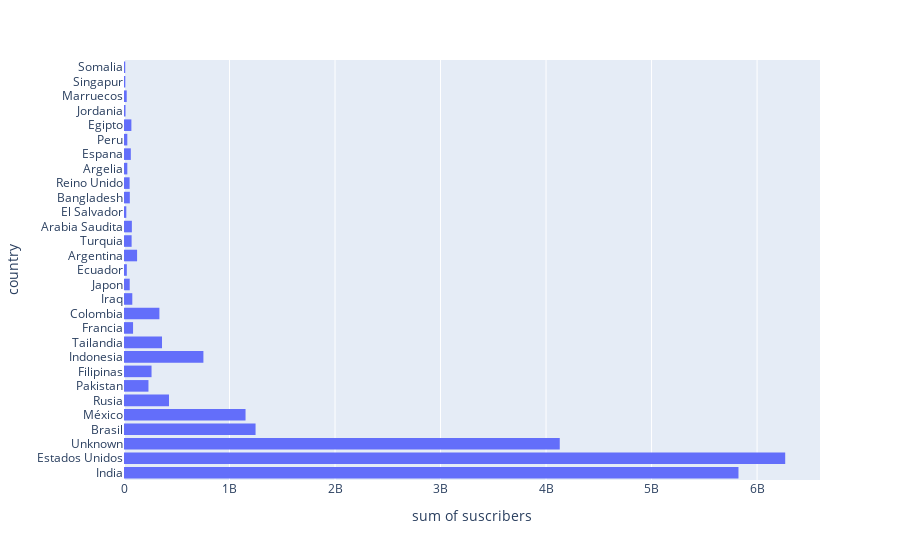

Notebook source saved alongside this figure:
### Code cell
# check the distribution of streamers by suscribers
px.histogram(df,x='suscribers',y='country')

### Figure 1 — Plotly figure (JSON) as saved in the notebook; plotly's stock layout.template omitted (floating-point values rounded to 4 significant figures; data arrays with more than 128 entries replaced by an {"elided": "..."} marker saying what was removed)
{"data": [{"alignmentgroup": "True", "bingroup": "y", "histfunc": "sum", "hovertemplate": "sum of suscribers=%{x}<br>country=%{y}<extra></extra>", "legendgroup": "", "marker": {"color": "#636efa", "pattern": {"shape": ""}}, "name": "", "offsetgroup": "", "orientation": "h", "showlegend": false, "type": "histogram", "x": {"elided": "1000 float values"}, "xaxis": "x", "y": {"elided": "1000 str values"}, "yaxis": "y"}], "layout": {"barmode": "relative", "legend": {"tracegroupgap": 0}, "margin": {"t": 60}, "xaxis": {"anchor": "y", "domain": [0, 1], "title": {"text": "sum of suscribers"}}, "yaxis": {"anchor": "x", "domain": [0, 1], "title": {"text": "country"}}}}
